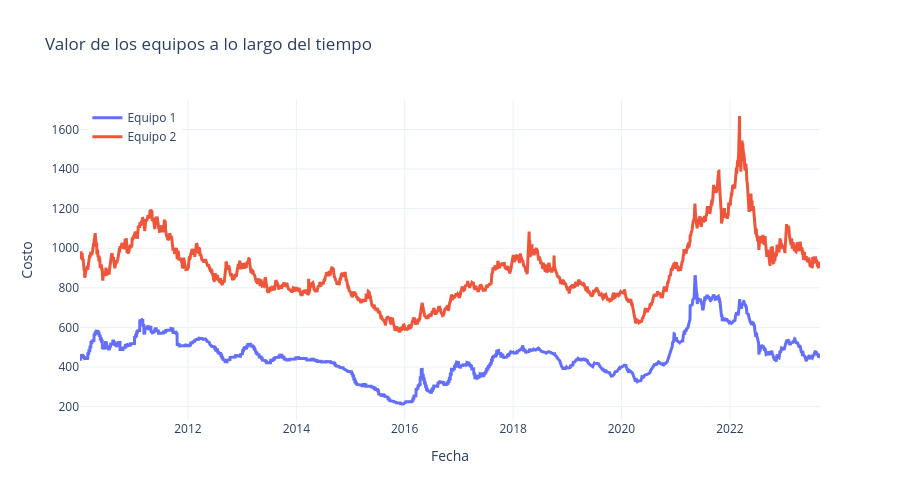

The code cell stored with this chart in its notebook:
### Code cell
fig = go.Figure()

# Equipment 1
fig.add_trace(
    go.Scatter(
        x=df_merged["Date"],
        y=df_merged["Equipment_1"],
        mode="lines",
        name="Equipo 1",
        line=dict(width=3),
    )
)

# Equipment 2
fig.add_trace(
    go.Scatter(
        x=df_merged["Date"],
        y=df_merged["Equipment_2"],
        mode="lines",
        name="Equipo 2",
        line=dict(width=3),
    )
)

fig.update_layout(
    title="Valor de los equipos a lo largo del tiempo",
    xaxis_title="Fecha",
    yaxis_title="Costo",
    template="plotly_white",
    height=500,
    hovermode="x unified",
    legend=dict(yanchor="top", y=0.99, xanchor="left", x=0.01),
)

fig.show()

### Figure 1 — Plotly figure (JSON) as saved in the notebook; plotly's stock layout.template omitted (floating-point values rounded to 4 significant figures; data arrays with more than 128 entries replaced by an {"elided": "..."} marker saying what was removed)
{"data": [{"line": {"width": 3}, "mode": "lines", "name": "Equipo 1", "type": "scatter", "x": {"elided": "3530 str values"}, "y": {"elided": "3530 float values"}}, {"line": {"width": 3}, "mode": "lines", "name": "Equipo 2", "type": "scatter", "x": {"elided": "3530 str values"}, "y": {"elided": "3530 float values"}}], "layout": {"height": 500, "hovermode": "x unified", "legend": {"x": 0.01, "xanchor": "left", "y": 0.99, "yanchor": "top"}, "title": {"text": "Valor de los equipos a lo largo del tiempo"}, "xaxis": {"title": {"text": "Fecha"}}, "yaxis": {"title": {"text": "Costo"}}}}
